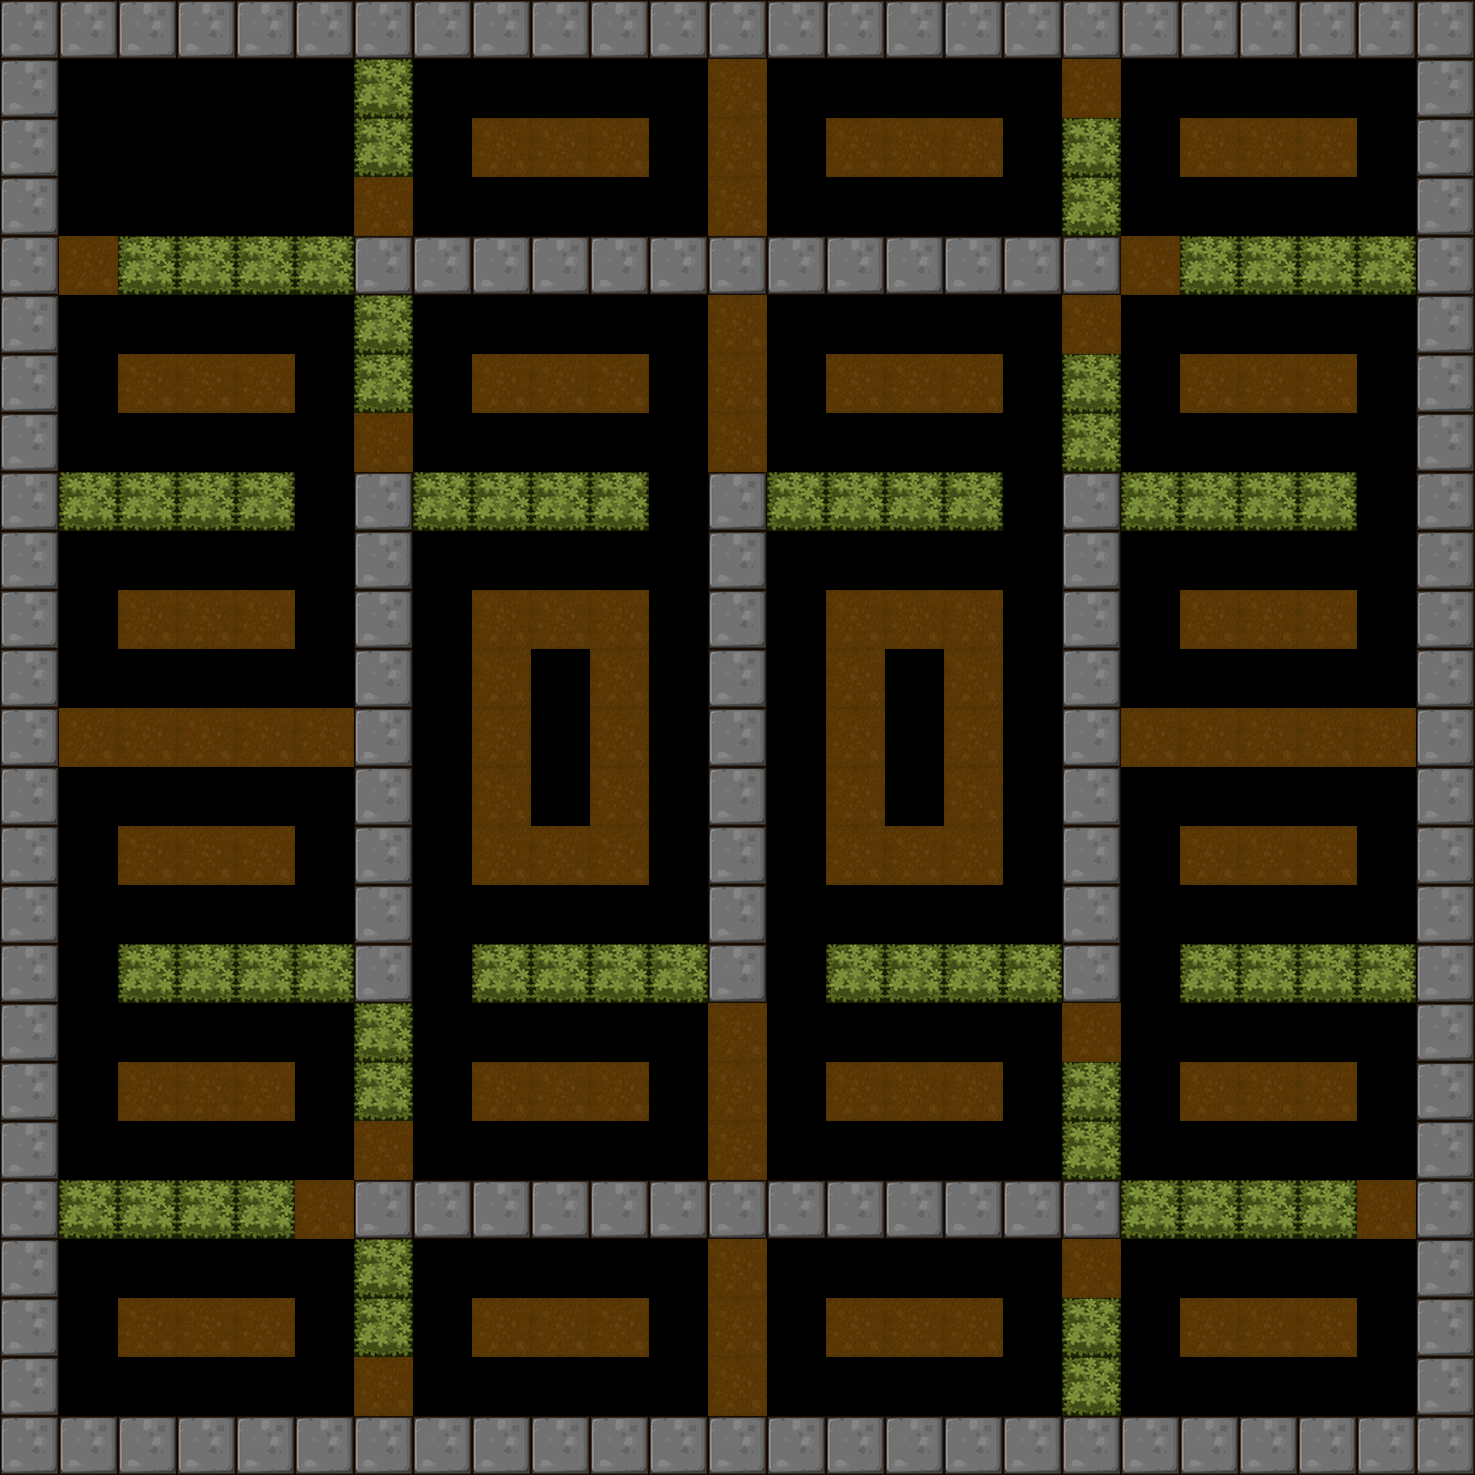

This is a level from a 2D game, rendered from its Tiled map with the project's own tilesets. A one-line summary and the map file follow, with tile-layer data summarised:
An orthogonal 25x25 tile map with 59x59 px tiles, 1 tile layer (BackGround) and 25 objects (20x Hammer, 2x Shipper, 2x Roller, Player).

<map version="1.0" orientation="orthogonal" renderorder="right-down" width="25" height="25" tilewidth="59" tileheight="59">
 <tileset firstgid="1" name="itemmap" tilewidth="59" tileheight="59">
  <image source="tileset2.png" trans="ff00ff" width="354" height="354" />
 </tileset>
 <layer name="BackGround" width="25" height="25">
  <data>[625 cells, 338 non-empty, 5 distinct tile ids]</data>
 </layer>
 <objectgroup name="RobotCharacter">
  <object name="Player" x="183.651" y="126.426" width="40" height="40" />
 </objectgroup>
 <objectgroup name="EnemyCharacter">
  <object name="Hammer" type="Hammer" x="423.469" y="67.4411" width="40" height="40" />
  <object name="Shipper" type="Shipper" x="776.095" y="541.689" width="40" height="40" />
  <object name="Hammer" type="Hammer" x="67.6873" y="62.5195" width="40" height="40" />
  <object name="Shipper" type="Shipper" x="420.159" y="542.703" width="40" height="40" />
  <object name="Roller" type="Roller" x="538.136" y="655.445" width="40" height="40" />
  <object name="Hammer" type="Hammer" x="777.194" y="65.034" width="40" height="40" />
  <object name="Hammer" type="Hammer" x="1132.21" y="67.1599" width="40" height="40" />
  <object name="Hammer" type="Hammer" x="1127.96" y="307.381" width="40" height="40" />
  <object name="Hammer" type="Hammer" x="777.194" y="298.878" width="40" height="40" />
  <object name="Hammer" type="Hammer" x="424.303" y="303.129" width="40" height="40" />
  <object name="Hammer" type="Hammer" x="69.2857" y="305.255" width="40" height="40" />
  <object name="Roller" type="Roller" x="894.116" y="658.146" width="40" height="40" />
  <object name="Hammer" type="Hammer" x="420.017" y="1018.95" width="40" height="40" />
  <object name="Hammer" type="Hammer" x="773.742" y="1016.55" width="40" height="40" />
  <object name="Hammer" type="Hammer" x="1124.51" y="1258.89" width="40" height="40" />
  <object name="Hammer" type="Hammer" x="65.8336" y="1256.77" width="40" height="40" />
  <object name="Hammer" type="Hammer" x="773.742" y="1250.39" width="40" height="40" />
  <object name="Hammer" type="Hammer" x="1128.76" y="1018.67" width="40" height="40" />
  <object name="Hammer" type="Hammer" x="64.2352" y="1014.03" width="40" height="40" />
  <object name="Hammer" type="Hammer" x="420.851" y="1254.64" width="40" height="40" />
  <object name="Hammer" type="Hammer" x="64.617" y="540.302" width="40" height="40" />
  <object name="Hammer" type="Hammer" x="65.451" y="775.99" width="40" height="40" />
  <object name="Hammer" type="Hammer" x="1131.79" y="544.554" width="40" height="40" />
  <object name="Hammer" type="Hammer" x="1132.63" y="780.242" width="40" height="40" />
 </objectgroup>
</map>
